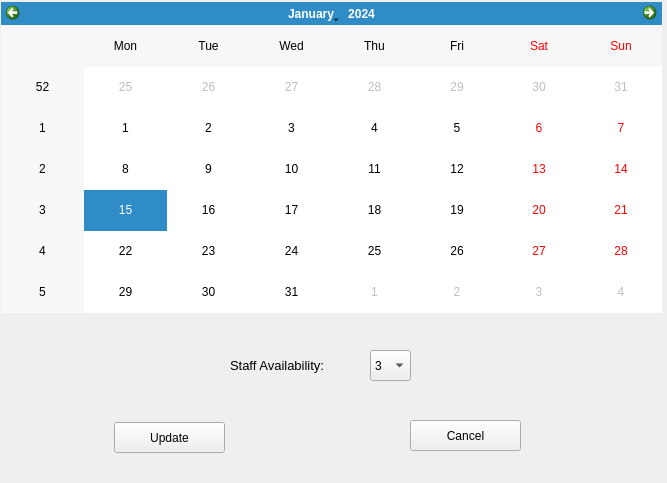
<?xml version="1.0" encoding="UTF-8"?>
<ui version="4.0">
 <class>frmChangeSchedule</class>
 <widget class="QWidget" name="frmChangeSchedule">
  <property name="geometry">
   <rect>
    <x>0</x>
    <y>0</y>
    <width>667</width>
    <height>483</height>
   </rect>
  </property>
  <property name="windowTitle">
   <string>Edit Staff Schedule</string>
  </property>
  <widget class="QCalendarWidget" name="calendarWidget">
   <property name="geometry">
    <rect>
     <x>1</x>
     <y>2</y>
     <width>661</width>
     <height>311</height>
    </rect>
   </property>
   <property name="gridVisible">
    <bool>false</bool>
   </property>
  </widget>
  <widget class="QComboBox" name="cboStaffAvailability">
   <property name="geometry">
    <rect>
     <x>370</x>
     <y>350</y>
     <width>41</width>
     <height>31</height>
    </rect>
   </property>
   <item>
    <property name="text">
     <string>3</string>
    </property>
   </item>
   <item>
    <property name="text">
     <string>2</string>
    </property>
   </item>
   <item>
    <property name="text">
     <string>1</string>
    </property>
   </item>
   <item>
    <property name="text">
     <string>0</string>
    </property>
   </item>
  </widget>
  <widget class="QPushButton" name="btnSubmit">
   <property name="geometry">
    <rect>
     <x>114</x>
     <y>422</y>
     <width>111</width>
     <height>31</height>
    </rect>
   </property>
   <property name="text">
    <string>Update</string>
   </property>
  </widget>
  <widget class="QPushButton" name="btnCancel">
   <property name="geometry">
    <rect>
     <x>410</x>
     <y>420</y>
     <width>111</width>
     <height>31</height>
    </rect>
   </property>
   <property name="text">
    <string>Cancel</string>
   </property>
  </widget>
  <widget class="QLabel" name="lblStaffAvailability">
   <property name="geometry">
    <rect>
     <x>230</x>
     <y>350</y>
     <width>131</width>
     <height>31</height>
    </rect>
   </property>
   <property name="font">
    <font>
     <pointsize>10</pointsize>
    </font>
   </property>
   <property name="text">
    <string>Staff Availability:</string>
   </property>
  </widget>
 </widget>
 <resources/>
 <connections/>
</ui>
